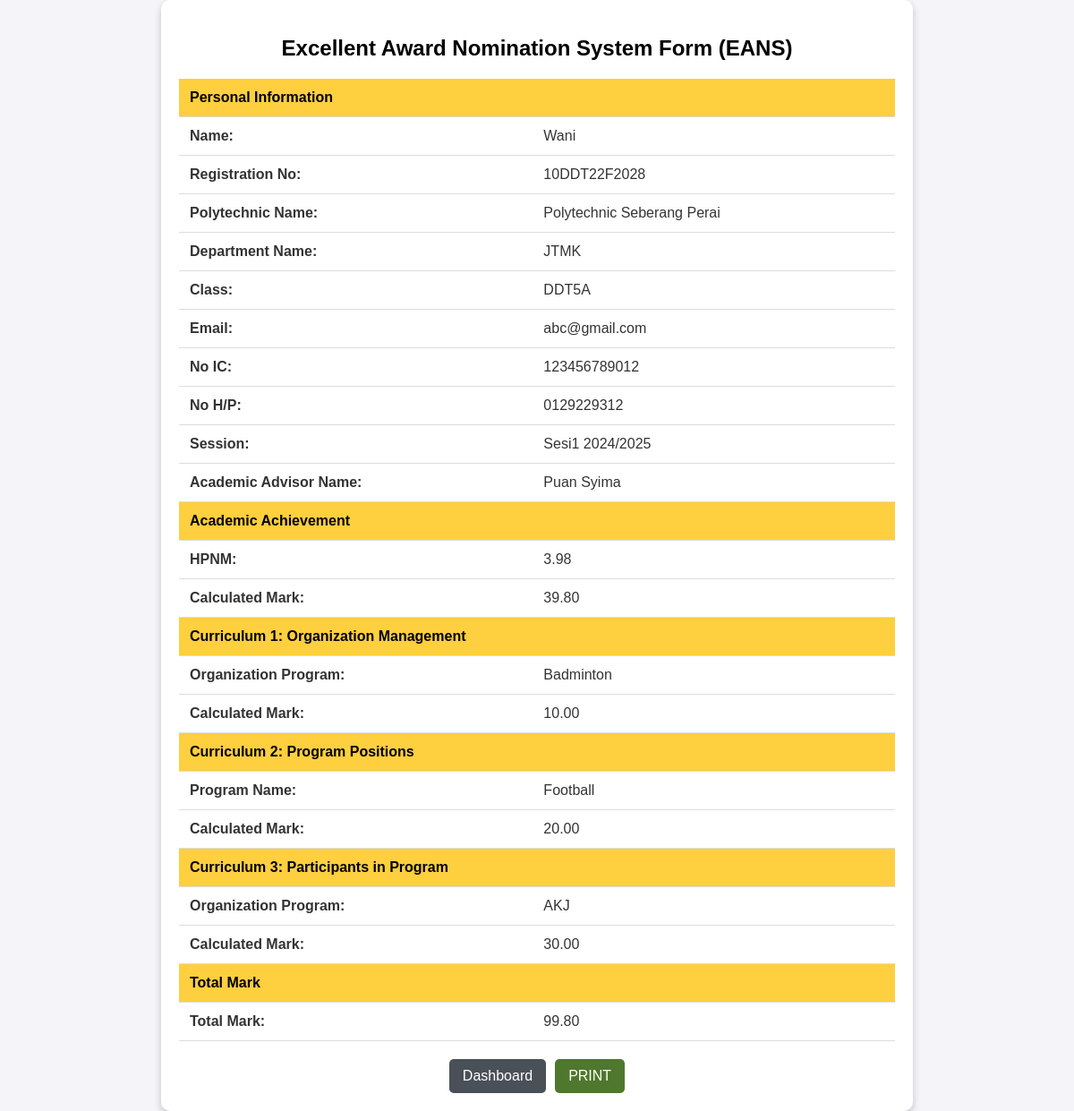
Page /view.php?id=195 on the committed database.
### tables this page shows
CREATE TABLE `scoring` (
  `id` int(11) NOT NULL,
  `name` varchar(100) NOT NULL,
  `created_at` timestamp NOT NULL DEFAULT current_timestamp() ON UPDATE current_timestamp(),
  `reg_no` varchar(50) NOT NULL,
  `poly_name` varchar(100) NOT NULL,
  `dept_name` varchar(50) NOT NULL,
  `class` varchar(50) NOT NULL,
  `email` varchar(100) NOT NULL,
  `ic_no` varchar(20) NOT NULL,
  `phone_no` varchar(20) NOT NULL,
  `session` varchar(50) NOT NULL,
  `advisor_name` varchar(100) NOT NULL,
  `hpnm` decimal(4,2) NOT NULL,
  `calculated_mark` decimal(5,2) NOT NULL,
  `org_program` varchar(255) NOT NULL,
  `calculate1_mark` decimal(5,2) NOT NULL,
  `program_name` varchar(255) NOT NULL,
  `calculate2_mark` decimal(5,2) NOT NULL,
  `program_name3` varchar(255) NOT NULL,
  `calculate_k3_mark` decimal(5,2) NOT NULL,
  `image` varchar(255) NOT NULL,
  `uploaded_file` varchar(255) NOT NULL,
  `total_mark` decimal(5,2) NOT NULL,
  `status` enum('pending','approved','rejected') NOT NULL DEFAULT 'pending'
);

### view.php (the view, shortened to what this page needs)
<?php
include 'scoring_conn.php';
if (isset($_GET['id'])) {
    $id = $_GET['id'];
    $sql = "SELECT * FROM scoring WHERE id = ?";
    $stmt = $connection->prepare($sql);
    $stmt->bind_param("i", $id);
    $stmt->execute();
    $result = $stmt->get_result();
    if ($result->num_rows == 1) {
        $row = $result->fetch_assoc();
    } else {
        echo "Record not found.";
        exit;
    }
} else {
    echo "Invalid ID.";
    exit;
}
?>
<!DOCTYPE html>
<html lang="en">
<head>
</head>
<body>
    <div class="container">
        <h2>Excellent Award Nomination System Form (EANS)</h2>
        <table>
            <tr><th colspan="2">Personal Information</th></tr>
            <tr><td><strong>Name:</strong></td><td><?php echo htmlspecialchars($row['name']); ?></td></tr>
            <tr><td><strong>Registration No:</strong></td><td><?php echo htmlspecialchars($row['reg_no']); ?></td></tr>
            <tr><td><strong>Polytechnic Name:</strong></td><td><?php echo htmlspecialchars($row['poly_name']); ?></td></tr>
            <tr><td><strong>Department Name:</strong></td><td><?php echo htmlspecialchars($row['dept_name']); ?></td></tr>
            <tr><td><strong>Class:</strong></td><td><?php echo htmlspecialchars($row['class']); ?></td></tr>
            <tr><td><strong>Email:</strong></td><td><?php echo htmlspecialchars($row['email']); ?></td></tr>
            <tr><td><strong>No IC:</strong></td><td><?php echo htmlspecialchars($row['ic_no']); ?></td></tr>
            <tr><td><strong>No H/P:</strong></td><td><?php echo htmlspecialchars($row['phone_no']); ?></td></tr>
            <tr><td><strong>Session:</strong></td><td><?php echo htmlspecialchars($row['session']); ?></td></tr>
            <tr><td><strong>Academic Advisor Name:</strong></td><td><?php echo htmlspecialchars($row['advisor_name']); ?></td></tr>
            <tr><th colspan="2">Academic Achievement</th></tr>
            <tr><td><strong>HPNM:</strong></td><td><?php echo htmlspecialchars($row['hpnm']); ?></td></tr>
            <tr><td><strong>Calculated Mark:</strong></td><td><?php echo htmlspecialchars($row['calculated_mark']); ?></td></tr>
            <tr><th colspan="2">Curriculum 1: Organization Management</th></tr>
            <tr><td><strong>Organization Program:</strong></td><td><?php echo htmlspecialchars($row['org_program']); ?></td></tr>
            <tr><td><strong>Calculated Mark:</strong></td><td><?php echo isset($row['calculate1_mark']) ? htmlspecialchars($row['calculate1_mark']) : 'N/A'; ?></td></tr>
            <tr><th colspan="2">Curriculum 2: Program Positions</th></tr>
            <tr><td><strong>Program Name:</strong></td><td><?php echo htmlspecialchars($row['program_name']); ?></td></tr>
            <tr><td><strong>Calculated Mark:</strong></td><td><?php echo isset($row['calculate2_mark']) ? htmlspecialchars($row['calculate2_mark']) : 'N/A'; ?></td></tr>
            <tr><th colspan="2">Curriculum 3: Participants in Program</th></tr>
            <tr><td><strong>Organization Program:</strong></td><td><?php echo htmlspecialchars($row['program_name3']); ?></td></tr>
            <tr><td><strong>Calculated Mark:</strong></td><td><?php echo isset($row['calculate_k3_mark']) ? htmlspecialchars($row['calculate_k3_mark']) : 'N/A'; ?></td></tr>
            <tr><th colspan="2">Total Mark</th></tr>
            <tr><td><strong>Total Mark:</strong></td><td><?php echo htmlspecialchars($row['total_mark']); ?></td></tr>
        </table>
        <div class="button-container">
            <a href="tableindex.php" class="btn btn-back">Dashboard</a>
            <button class="btn btn-print" onclick="window.print()">PRINT</button>
        </div>
    </div>
</body>
</html>

### view.php (style rules this page uses)
body { font-family: Arial, sans-serif; background-color: #f4f4f9; color: #333; display: flex; justify-content: center; align-items: center; min-height: 100vh; margin: 0; }
.container { width: 90%; max-width: 800px; background-color: #fff; padding: 20px; border-radius: 10px; box-shadow: 0 4px 8px rgba(0, 0, 0, 0.2); }
h2 { text-align: center; color: Black; }
table { width: 100%; border-collapse: collapse; margin-top: 20px; }
th, td { padding: 12px; text-align: left; border-bottom: 1px solid #ddd; }
th { background-color: #fecf3e; color: black; font-weight: bold; }
.button-container { display: flex; justify-content: center; gap: 10px; margin-top: 20px; }
.btn { padding: 10px 15px; color: white; text-decoration: none; border-radius: 5px; font-size: 16px; border: none; cursor: pointer; transition: background-color 0.3s; }
.btn-back { background-color: #495057; }
.btn-print { background-color: #4f772d; }

### rows in the picture
scoring: name "Wani", reg_no "10DDT22F2028", poly_name "Polytechnic Seberang Perai", dept_name "JTMK", class "DDT5A", email "abc@gmail.com", ic_no "123456789012", phone_no "0129229312", session "Sesi1 2024/2025", advisor_name "Puan Syima", hpnm "3.98", calculated_mark "39.80", org_program "Badminton", calculate1_mark "10.00", program_name "Football", calculate2_mark "20.00", program_name3 "AKJ", calculate_k3_mark "30.00", total_mark "99.80"
